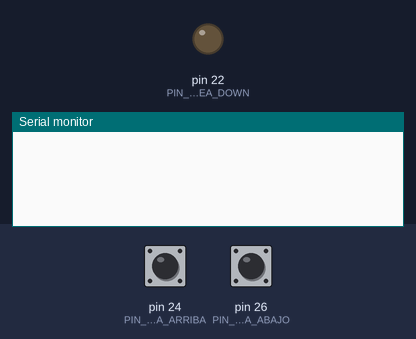
Bench run of a sketch on a simulated Arduino Mega 2560, built with avr-gcc and run on an emulated ATmega2560. Shown: output pins drawn as LEDs (lit = HIGH), the last lines printed to the serial monitor. The test bench sets the inputs (shaded band); at power-on: pin 24 (PIN_FLECHA_ARRIBA) HIGH, pin 26 (PIN_FLECHA_ABAJO) HIGH.

Above: at 1.2 s.
1.3 s: pin 24 (PIN_FLECHA_ARRIBA) pulled LOW for 0.15 s
At 2.3 s:
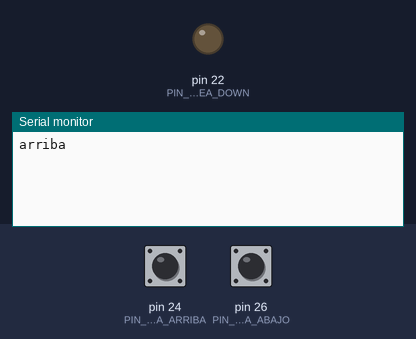
2.9 s: pin 26 (PIN_FLECHA_ABAJO) pulled LOW for 0.15 s
At 3.5 s:
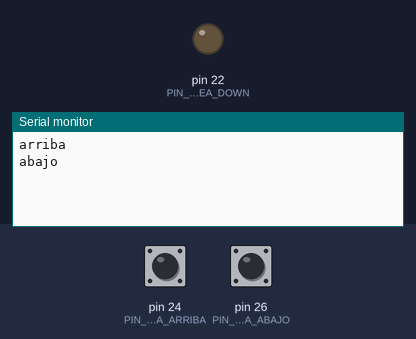

Measured:
- after the input at 1.3 s, the serial monitor: prints a new line at once (image 1)
- after the input at 2.9 s, the serial monitor: prints a new line at once (image 2)

The sketch:

PruebaBotones.ino
```cpp
#include <Bounce2.h>


const byte PIN_FLECHA_ABAJO = 26;
const byte PIN_FLECHA_ARRIBA = 24;
const byte PIN_LINEA_DOWN = 22;

Bounce bounce;
void setup() {
  //bounce=Bounce();
  Serial.begin(9600);
//  bounce.attach(PIN_FLECHA_ARRIBA);
  pinMode(PIN_FLECHA_ARRIBA, INPUT_PULLUP);
  pinMode(PIN_FLECHA_ABAJO, INPUT_PULLUP);
  pinMode(PIN_LINEA_DOWN, OUTPUT);
  digitalWrite(PIN_LINEA_DOWN,LOW);

}

void loop() {
  // put your main code here, to run repeatedly:
  int pressArriba=digitalRead(PIN_FLECHA_ARRIBA);
  int pressAbajo=digitalRead(PIN_FLECHA_ABAJO);
  //int dato=bounce.read();
  //Serial.println(dato);
  if(pressAbajo==LOW){
    Serial.println("abajo");
    delay(500);
  }
  if(pressArriba==LOW){
    Serial.println("arriba");
    delay(500);
  }
  //delay(2000);
}
```
